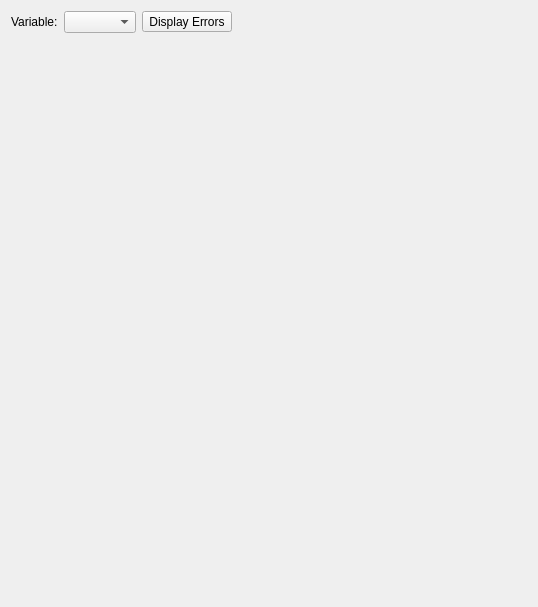
<?xml version="1.0" encoding="UTF-8"?>
<ui version="4.0">
 <class>CaloDetailsPlotWidget</class>
 <widget class="QWidget" name="CaloDetailsPlotWidget">
  <property name="geometry">
   <rect>
    <x>0</x>
    <y>0</y>
    <width>538</width>
    <height>607</height>
   </rect>
  </property>
  <property name="windowTitle">
   <string>Form</string>
  </property>
  <layout class="QVBoxLayout" name="verticalLayout">
   <item>
    <layout class="QHBoxLayout" name="horizontalLayout">
     <item>
      <widget class="QLabel" name="label">
       <property name="text">
        <string>Variable:</string>
       </property>
      </widget>
     </item>
     <item>
      <widget class="VariableSelector" name="variableSelector"/>
     </item>
     <item>
      <widget class="QToolButton" name="toolButtonDisplayErrors">
       <property name="text">
        <string>Display Errors</string>
       </property>
       <property name="icon">
        <iconset resource="../../../resources/resources.qrc">
         <normaloff>:/icons/icons8-sorting-16.png</normaloff>:/icons/icons8-sorting-16.png</iconset>
       </property>
       <property name="checkable">
        <bool>true</bool>
       </property>
       <property name="toolButtonStyle">
        <enum>Qt::ToolButtonTextBesideIcon</enum>
       </property>
      </widget>
     </item>
     <item>
      <spacer name="horizontalSpacer">
       <property name="orientation">
        <enum>Qt::Horizontal</enum>
       </property>
       <property name="sizeHint" stdset="0">
        <size>
         <width>40</width>
         <height>20</height>
        </size>
       </property>
      </spacer>
     </item>
    </layout>
   </item>
   <item>
    <widget class="CaloDetailsPlotView" name="plotView" native="true">
     <property name="sizePolicy">
      <sizepolicy hsizetype="Preferred" vsizetype="Expanding">
       <horstretch>0</horstretch>
       <verstretch>0</verstretch>
      </sizepolicy>
     </property>
    </widget>
   </item>
  </layout>
 </widget>
 <customwidgets>
  <customwidget>
   <class>VariableSelector</class>
   <extends>QComboBox</extends>
   <header>tse_analytics.views.misc.variable_selector</header>
  </customwidget>
  <customwidget>
   <class>CaloDetailsPlotView</class>
   <extends>QWidget</extends>
   <header>tse_analytics.views.calo_details.calo_details_plot_view</header>
   <container>1</container>
  </customwidget>
 </customwidgets>
 <resources>
  <include location="../../../resources/resources.qrc"/>
 </resources>
 <connections/>
</ui>
